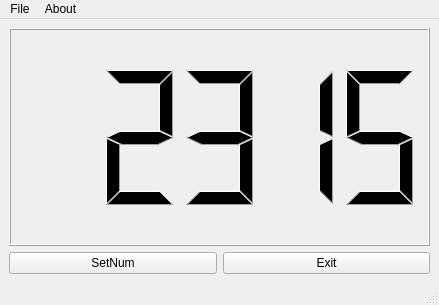
<?xml version="1.0" encoding="UTF-8"?>
<ui version="4.0">
 <class>MainWindow</class>
 <widget class="QMainWindow" name="MainWindow">
  <property name="geometry">
   <rect>
    <x>0</x>
    <y>0</y>
    <width>439</width>
    <height>305</height>
   </rect>
  </property>
  <property name="windowTitle">
   <string>MainWindow</string>
  </property>
  <widget class="QWidget" name="centralwidget">
   <layout class="QGridLayout" name="gridLayout">
    <item row="1" column="1">
     <widget class="QPushButton" name="pushButton_2">
      <property name="text">
       <string>Exit</string>
      </property>
     </widget>
    </item>
    <item row="1" column="0">
     <widget class="QPushButton" name="pushButton_3">
      <property name="text">
       <string>SetNum</string>
      </property>
     </widget>
    </item>
    <item row="0" column="0" colspan="2">
     <widget class="QLCDNumber" name="lcd">
      <property name="intValue" stdset="0">
       <number>2315</number>
      </property>
     </widget>
    </item>
   </layout>
  </widget>
  <widget class="QMenuBar" name="menubar">
   <property name="geometry">
    <rect>
     <x>0</x>
     <y>0</y>
     <width>439</width>
     <height>29</height>
    </rect>
   </property>
   <widget class="QMenu" name="menuAbout">
    <property name="title">
     <string>About</string>
    </property>
    <addaction name="about"/>
    <addaction name="what"/>
   </widget>
   <widget class="QMenu" name="menuFile">
    <property name="title">
     <string>File</string>
    </property>
    <addaction name="check"/>
   </widget>
   <addaction name="menuFile"/>
   <addaction name="menuAbout"/>
  </widget>
  <widget class="QStatusBar" name="statusbar"/>
  <action name="about">
   <property name="icon">
    <iconset>
     <normalon>img/img1.png</normalon>
    </iconset>
   </property>
   <property name="text">
    <string>About</string>
   </property>
  </action>
  <action name="check">
   <property name="icon">
    <iconset>
     <disabledoff>../../../../Z_其它/img1.jpg</disabledoff>
    </iconset>
   </property>
   <property name="text">
    <string>Check</string>
   </property>
   <property name="menuRole">
    <enum>QAction::MenuRole::NoRole</enum>
   </property>
  </action>
  <action name="what">
   <property name="text">
    <string>What's new</string>
   </property>
   <property name="menuRole">
    <enum>QAction::MenuRole::NoRole</enum>
   </property>
  </action>
 </widget>
 <resources/>
 <connections/>
</ui>
